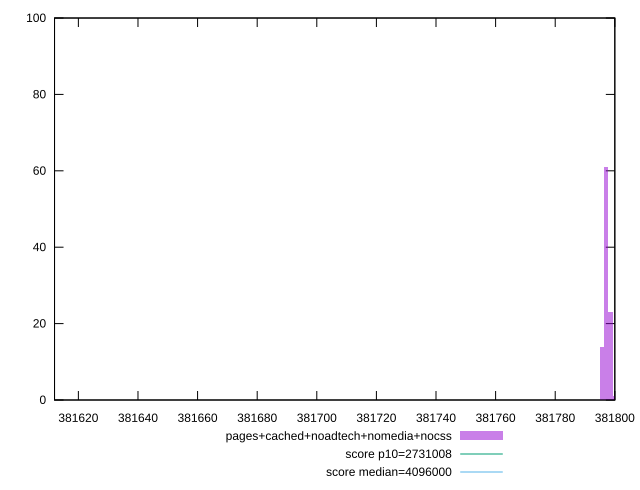

gnuplot code for this plot:
reset

$pagesCachedNoadtechNomediaNocss <<EOF
381611.4771750702 1
381798.5183503115 23
381797.07957204035 61
381795.6407937693 14
381799.9571285826 1
EOF

set key outside below
set boxwidth 1.4387782710864419
set xrange [381612:381800]
set yrange [0:100]
set trange [0:100]
set style fill transparent solid 0.5 noborder

set parametric
set terminal svg size 640, 490 enhanced background rgb 'white'
set output "report_0_00242021-02-20T12:25:28.543Z/total-byte-weight/comparison/histogram/4_vs_5.svg"

plot $pagesCachedNoadtechNomediaNocss title "pages+cached+noadtech+nomedia+nocss" with boxes, \
     2731008,t title "score p10=2731008", \
     4096000,t title "score median=4096000"

reset
